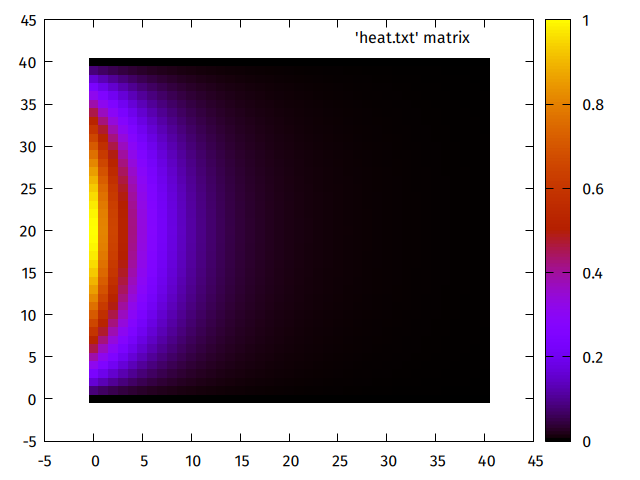

Reproduce this figure in gnuplot.

set terminal pngcairo

xmin = 0.0
xmax = 0.1
xnumtics = 40
# set xtics ()
# set for [i=0:xnumtics] xtics add (gprintf("%g", xmin + (1.0*i/xnumtics) * (xmax-xmin)) i)

ymin = 0.0
ymax = 1.0
ynumtics = 50
# set ytics ()
# set for [i=0:ynumtics] ytics add (gprintf("%g", ymin + (1.0*i/ynumtics) * (ymax-ymin)) i)

set view map
plot 'heat.txt' matrix with image
